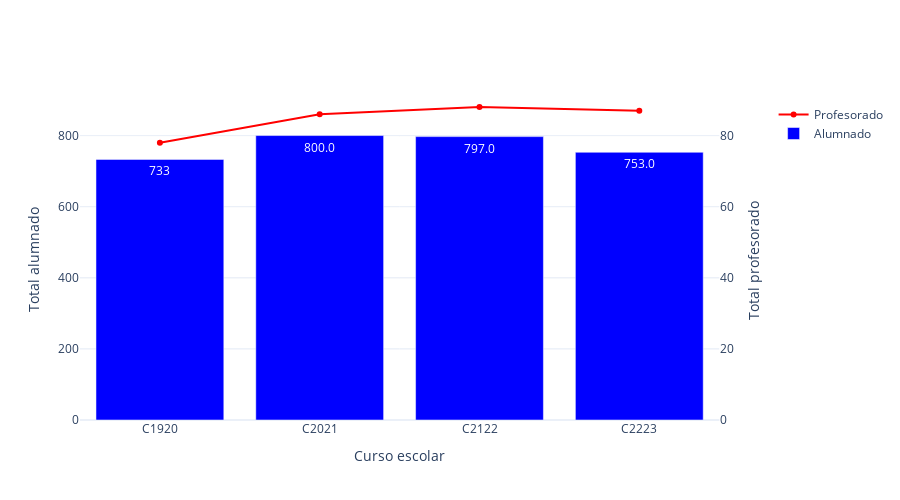

Write notebook code for a chart like this one.
### Code cell
#e1=df.query(f'evaluación == "E1"').groupby('curso').agg({'ratio': 'sum'})['ratio'].values
#e2=df.query(f'evaluación == "E2"').groupby('curso').agg({'ratio': 'sum'})['ratio'].values
#e3=df.query(f'evaluación == "E3"').groupby('curso').agg({'ratio': 'sum'})['ratio'].values
years_aux    = [extra_historic_year] + list(years)       # Vamos a añadir un año extra a la comparativa
students     = [ 733 ] + list(df.query(f'evaluación == "{labels[-1][1]}"').groupby('curso').agg({'ratio': 'sum'})['ratio'].values)             
teachers     = (      78,  86, 88, 87)      # Valores de profesorado extraídos de Tifón: 2011/12:70, 2012/13:68, 2013/14:68, 2015/16:70, 2016/17:69, 2017/18:71, 2018/19:70, 2019/20:78, 2020/21:86, 2021/22:88, 2022/23:87
if EVALUATION == 1:
    myplotly.total_students_teachers_evolution(students, teachers, years_aux)
else:
    students_dam = (      0,   0,   0,  47)      # Estudiantes a resaltar en cada curso (se restan al global)
    myplotly.total_students_teachers_evolution(students, teachers, years_aux, students_diff=(students_dam, 'Estudiantes DAM'))

### Figure 1 — Plotly figure (JSON) as saved in the notebook; plotly's stock layout.template omitted (floating-point values rounded to 4 significant figures)
{"data": [{"hoverinfo": "name+text", "marker": {"color": "blue"}, "name": "Alumnado", "text": ["733", "800.0", "797.0", "753.0"], "type": "bar", "x": ["C1920", "C2021", "C2122", "C2223"], "xaxis": "x", "y": [733, 800, 797, 753], "yaxis": "y"}, {"hoverinfo": "name+text", "marker": {"color": "red"}, "name": "Profesorado", "text": ["78", "86", "88", "87"], "type": "scatter", "x": ["C1920", "C2021", "C2122", "C2223"], "xaxis": "x", "y": [78, 86, 88, 87], "yaxis": "y2"}], "layout": {"barmode": "stack", "height": 500, "width": 900, "xaxis": {"anchor": "y", "autorange": true, "domain": [0, 0.94], "range": [-0.5, 3.5], "title": {"text": "Curso escolar"}, "type": "category"}, "yaxis": {"anchor": "x", "domain": [0, 1], "range": [0, 900], "side": "left", "title": {"text": "Total alumnado"}, "type": "linear"}, "yaxis2": {"anchor": "x", "overlaying": "y", "range": [0, 90], "side": "right", "title": {"text": "Total profesorado"}, "type": "linear"}}}
